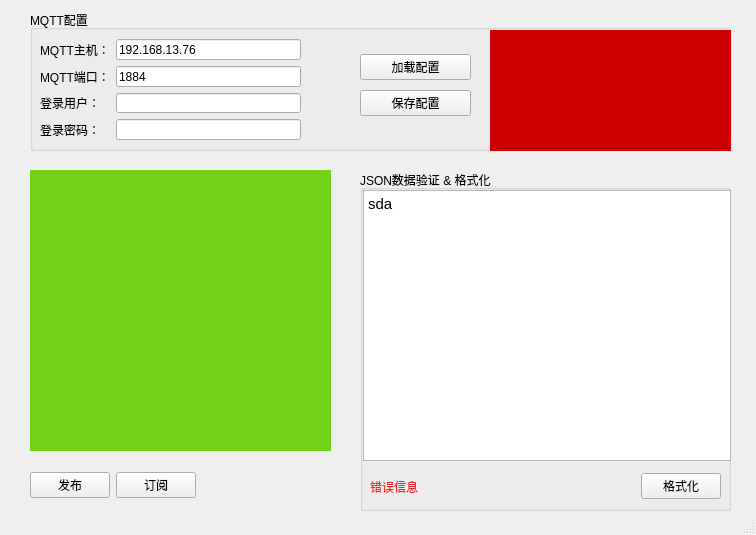
<?xml version="1.0" encoding="UTF-8"?>
<ui version="4.0">
 <class>MainWindow</class>
 <widget class="QMainWindow" name="MainWindow">
  <property name="geometry">
   <rect>
    <x>0</x>
    <y>0</y>
    <width>756</width>
    <height>535</height>
   </rect>
  </property>
  <property name="windowTitle">
   <string>MQTT管理工具</string>
  </property>
  <property name="layoutDirection">
   <enum>Qt::LeftToRight</enum>
  </property>
  <property name="toolButtonStyle">
   <enum>Qt::ToolButtonIconOnly</enum>
  </property>
  <property name="documentMode">
   <bool>false</bool>
  </property>
  <property name="dockNestingEnabled">
   <bool>false</bool>
  </property>
  <widget class="QWidget" name="centralwidget">
   <widget class="QGroupBox" name="groupBox">
    <property name="geometry">
     <rect>
      <x>30</x>
      <y>10</y>
      <width>701</width>
      <height>141</height>
     </rect>
    </property>
    <property name="title">
     <string>MQTT配置</string>
    </property>
    <widget class="QWidget" name="formLayoutWidget">
     <property name="geometry">
      <rect>
       <x>10</x>
       <y>29</y>
       <width>261</width>
       <height>101</height>
      </rect>
     </property>
     <layout class="QFormLayout" name="formLayout">
      <item row="0" column="0">
       <widget class="QLabel" name="lable1">
        <property name="text">
         <string>MQTT主机：</string>
        </property>
       </widget>
      </item>
      <item row="0" column="1">
       <widget class="QLineEdit" name="mqtt_ip">
        <property name="text">
         <string>192.168.13.76</string>
        </property>
       </widget>
      </item>
      <item row="1" column="0">
       <widget class="QLabel" name="lable3">
        <property name="text">
         <string>MQTT端口：</string>
        </property>
       </widget>
      </item>
      <item row="1" column="1">
       <widget class="QLineEdit" name="mqtt_port">
        <property name="text">
         <string>1884</string>
        </property>
       </widget>
      </item>
      <item row="2" column="0">
       <widget class="QLabel" name="lable4">
        <property name="text">
         <string>登录用户：</string>
        </property>
       </widget>
      </item>
      <item row="2" column="1">
       <widget class="QLineEdit" name="mqtt_username"/>
      </item>
      <item row="3" column="0">
       <widget class="QLabel" name="lable2">
        <property name="text">
         <string>登录密码：</string>
        </property>
       </widget>
      </item>
      <item row="3" column="1">
       <widget class="QLineEdit" name="mqtt_password"/>
      </item>
     </layout>
    </widget>
    <widget class="QWidget" name="verticalLayoutWidget">
     <property name="geometry">
      <rect>
       <x>330</x>
       <y>40</y>
       <width>111</width>
       <height>71</height>
      </rect>
     </property>
     <layout class="QVBoxLayout" name="verticalLayout">
      <item>
       <widget class="QPushButton" name="load_config">
        <property name="text">
         <string>加载配置</string>
        </property>
       </widget>
      </item>
      <item>
       <widget class="QPushButton" name="save_config">
        <property name="text">
         <string>保存配置</string>
        </property>
       </widget>
      </item>
     </layout>
    </widget>
    <widget class="QStackedWidget" name="stackedWidget_2">
     <property name="geometry">
      <rect>
       <x>460</x>
       <y>20</y>
       <width>241</width>
       <height>121</height>
      </rect>
     </property>
     <property name="styleSheet">
      <string notr="true">background-color: rgb(52, 101, 164);</string>
     </property>
     <property name="currentIndex">
      <number>1</number>
     </property>
     <widget class="QWidget" name="page_3">
      <widget class="QWidget" name="widget_4" native="true">
       <property name="geometry">
        <rect>
         <x>0</x>
         <y>0</y>
         <width>241</width>
         <height>121</height>
        </rect>
       </property>
       <property name="styleSheet">
        <string notr="true">background-color: rgb(92, 53, 102);</string>
       </property>
      </widget>
     </widget>
     <widget class="QWidget" name="page_4">
      <widget class="QWidget" name="widget_3" native="true">
       <property name="geometry">
        <rect>
         <x>0</x>
         <y>0</y>
         <width>241</width>
         <height>121</height>
        </rect>
       </property>
       <property name="styleSheet">
        <string notr="true">background-color: rgb(204, 0, 0);</string>
       </property>
      </widget>
     </widget>
    </widget>
   </widget>
   <widget class="QStackedWidget" name="stackedWidget">
    <property name="geometry">
     <rect>
      <x>30</x>
      <y>170</y>
      <width>301</width>
      <height>281</height>
     </rect>
    </property>
    <property name="styleSheet">
     <string notr="true">background-color: rgb(32, 74, 135);</string>
    </property>
    <property name="currentIndex">
     <number>1</number>
    </property>
    <widget class="QWidget" name="page">
     <widget class="QWidget" name="widget" native="true">
      <property name="geometry">
       <rect>
        <x>0</x>
        <y>0</y>
        <width>301</width>
        <height>281</height>
       </rect>
      </property>
      <property name="styleSheet">
       <string notr="true">background-color: rgb(136, 138, 133);</string>
      </property>
     </widget>
    </widget>
    <widget class="QWidget" name="page_2">
     <widget class="QWidget" name="widget_2" native="true">
      <property name="geometry">
       <rect>
        <x>0</x>
        <y>0</y>
        <width>301</width>
        <height>281</height>
       </rect>
      </property>
      <property name="styleSheet">
       <string notr="true">background-color: rgb(115, 210, 22);</string>
      </property>
     </widget>
    </widget>
   </widget>
   <widget class="QWidget" name="horizontalLayoutWidget">
    <property name="geometry">
     <rect>
      <x>30</x>
      <y>460</y>
      <width>301</width>
      <height>51</height>
     </rect>
    </property>
    <layout class="QHBoxLayout" name="horizontalLayout">
     <item>
      <widget class="QPushButton" name="pushButton_4">
       <property name="text">
        <string>发布</string>
       </property>
      </widget>
     </item>
     <item>
      <widget class="QPushButton" name="pushButton_5">
       <property name="text">
        <string>订阅</string>
       </property>
      </widget>
     </item>
     <item>
      <spacer name="horizontalSpacer">
       <property name="orientation">
        <enum>Qt::Horizontal</enum>
       </property>
       <property name="sizeHint" stdset="0">
        <size>
         <width>40</width>
         <height>20</height>
        </size>
       </property>
      </spacer>
     </item>
    </layout>
   </widget>
   <widget class="QGroupBox" name="groupBox_2">
    <property name="geometry">
     <rect>
      <x>360</x>
      <y>170</y>
      <width>371</width>
      <height>341</height>
     </rect>
    </property>
    <property name="title">
     <string>JSON数据验证 &amp;&amp; 格式化</string>
    </property>
    <widget class="QWidget" name="horizontalLayoutWidget_2">
     <property name="geometry">
      <rect>
       <x>10</x>
       <y>300</y>
       <width>351</width>
       <height>33</height>
      </rect>
     </property>
     <layout class="QHBoxLayout" name="horizontalLayout_2">
      <item>
       <widget class="QLabel" name="label">
        <property name="styleSheet">
         <string notr="true">color: rgb(239, 41, 41);</string>
        </property>
        <property name="text">
         <string>错误信息</string>
        </property>
       </widget>
      </item>
      <item>
       <spacer name="horizontalSpacer_2">
        <property name="orientation">
         <enum>Qt::Horizontal</enum>
        </property>
        <property name="sizeHint" stdset="0">
         <size>
          <width>40</width>
          <height>20</height>
         </size>
        </property>
       </spacer>
      </item>
      <item>
       <widget class="QPushButton" name="pushButton">
        <property name="text">
         <string>格式化</string>
        </property>
       </widget>
      </item>
     </layout>
    </widget>
    <widget class="QTextEdit" name="textEdit">
     <property name="geometry">
      <rect>
       <x>3</x>
       <y>20</y>
       <width>368</width>
       <height>271</height>
      </rect>
     </property>
     <property name="html">
      <string>&lt;!DOCTYPE HTML PUBLIC &quot;-//W3C//DTD HTML 4.0//EN&quot; &quot;http://www.w3.org/TR/REC-html40/strict.dtd&quot;&gt;
&lt;html&gt;&lt;head&gt;&lt;meta name=&quot;qrichtext&quot; content=&quot;1&quot; /&gt;&lt;style type=&quot;text/css&quot;&gt;
p, li { white-space: pre-wrap; }
&lt;/style&gt;&lt;/head&gt;&lt;body style=&quot; font-family:'Ubuntu'; font-size:11pt; font-weight:400; font-style:normal;&quot;&gt;
&lt;p style=&quot; margin-top:0px; margin-bottom:0px; margin-left:0px; margin-right:0px; -qt-block-indent:0; text-indent:0px;&quot;&gt;sda&lt;/p&gt;&lt;/body&gt;&lt;/html&gt;</string>
     </property>
    </widget>
   </widget>
  </widget>
  <widget class="QStatusBar" name="statusbar"/>
 </widget>
 <resources/>
 <connections/>
 <slots>
  <slot>show_flag()</slot>
 </slots>
</ui>
